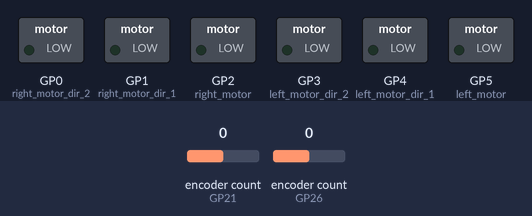
Simulated run of this program. Board: Raspberry Pi Pico running CircuitPython. Shown: switched loads named in the program (green lamp = pin HIGH). Inputs (shaded band) come from the test bench; at power-on: encoder count (sensors on GP21, GP26) 0. What the program prints to the serial console is not drawn.

Above: at 0.1 s.
At 20.1 s:
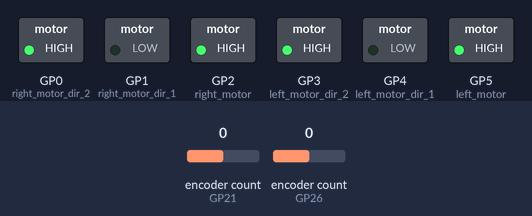
Timing chart, 0 to 21.6 s (numbered marks = the images above):
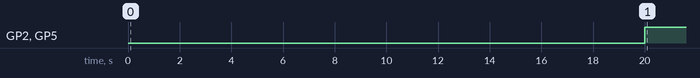

Measured:
- by itself, GP2 (right_motor), GP5 (left_motor): LOW → HIGH at 20.0 s

The program:

PIDbasejr.py
```python
import board
import time
from math import pi
import digitalio
import rotaryio
import pwmio

print("start")
time.sleep(20)


Ticks_Per_Turn = 200
Dist_Betwix_Wheels = 70
Wheel_Diameter = 40.0 # mm


# encoders
left_enc = rotaryio.IncrementalEncoder(board.GP21, board.GP20)
right_enc = rotaryio.IncrementalEncoder(board.GP26, board.GP27)

# motors
right_motor = pwmio.PWMOut(board.GP2, frequency = 1000)

right_motor_dir_1 = digitalio.DigitalInOut(board.GP1)
right_motor_dir_1.direction = digitalio.Direction.OUTPUT
right_motor_dir_2 = digitalio.DigitalInOut(board.GP0)
right_motor_dir_2.direction = digitalio.Direction.OUTPUT

left_motor = pwmio.PWMOut(board.GP5, frequency = 1000)

left_motor_dir_1 = digitalio.DigitalInOut(board.GP4)
left_motor_dir_1.direction = digitalio.Direction.OUTPUT
left_motor_dir_2 = digitalio.DigitalInOut(board.GP3)
left_motor_dir_2.direction = digitalio.Direction.OUTPUT

right_motor_dir_1.value = 0
right_motor_dir_2.value = 1

left_motor_dir_1.value = 0
left_motor_dir_2.value = 1


""" Main """

def limit(val):
    return min(1, max(val, -1))

if __name__ == "__main__":
    mm_per_tick = pi * Wheel_Diameter / Ticks_Per_Turn #gets distance travelled per tick of encoder

    right_dist  = right_enc.position * mm_per_tick
    left_dist = left_enc.position * mm_per_tick

    dist  = (right_dist + left_dist) / 2
    theta = (left_dist - right_dist) / Dist_Betwix_Wheels


    # angular P control
    Kp_angle = 0.9
    theta_target = 0

    error_angle = theta_target - theta
    start_angle = Kp_angle * error_angle

    # Linear P control
    Kp_line = 0.1
    dist_target = 120

    error_line = dist_target - dist
    start_line = limit(Kp_line * error_line) # 0.9 is a bit too fast

    while True:
        while error_line > 0:
            right_dist  = right_enc.position * mm_per_tick
            left_dist = left_enc.position * mm_per_tick

            dist  = (right_dist + left_dist) / 2
            theta = (left_dist - right_dist) / Dist_Betwix_Wheels


            # angular P control
            Kp_angle = 0.9
            theta_target = 0

            error_angle = theta_target - theta
            start_angle = Kp_angle * error_angle

            # Linear P control
            Kp_line = 0.1
            dist_target = 120

            error_line = dist_target - dist
            start_line = limit(Kp_line * error_line) # 0.9 is a bit too fast


            # combine

            print(error_angle, error_line)


            right_motor.duty_cycle, left_motor.duty_cycle = int(abs((limit(start_line - start_angle))) * 65535), int(abs((limit(start_line + start_angle))) * 65535)

            #time.sleep(0.000005)

        right_motor.duty_cycle, left_motor.duty_cycle = 0, 0
```
